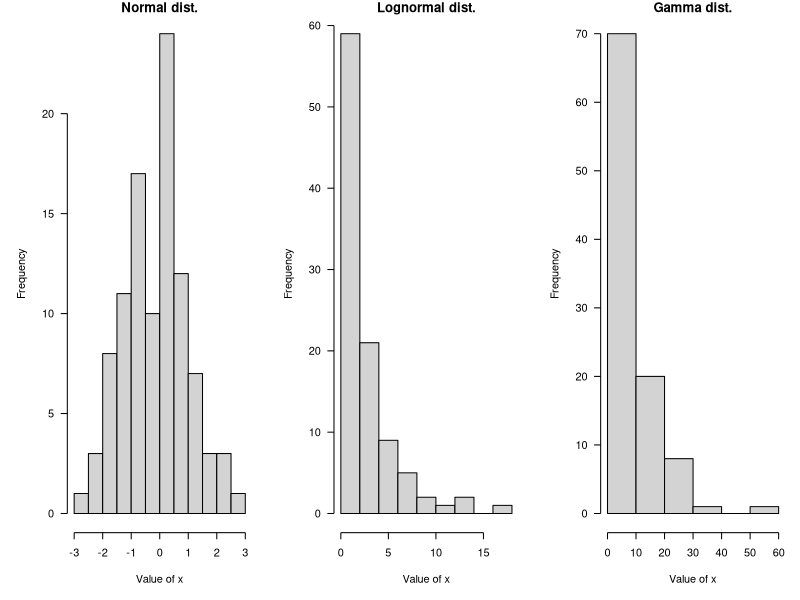
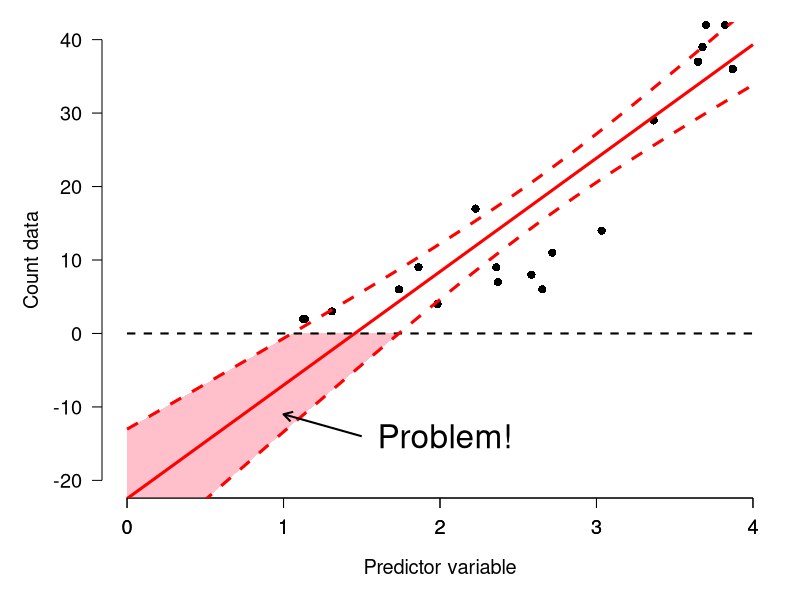
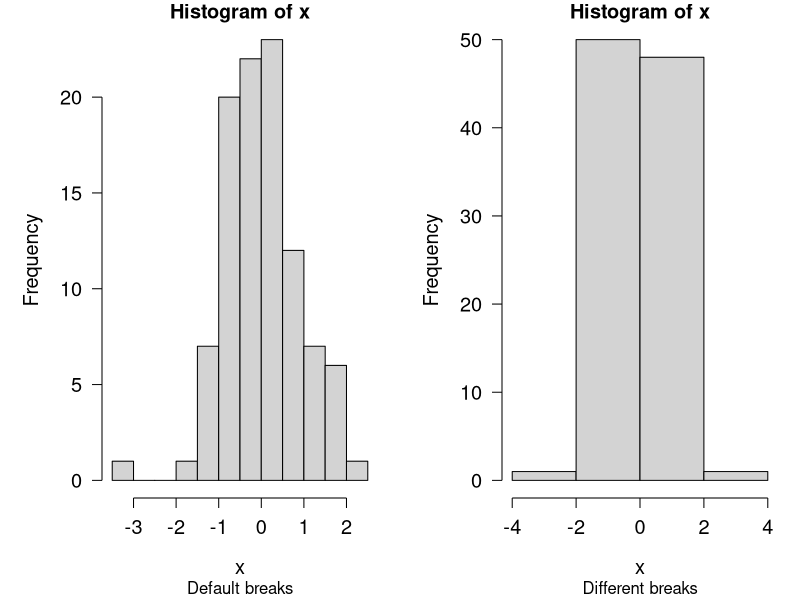
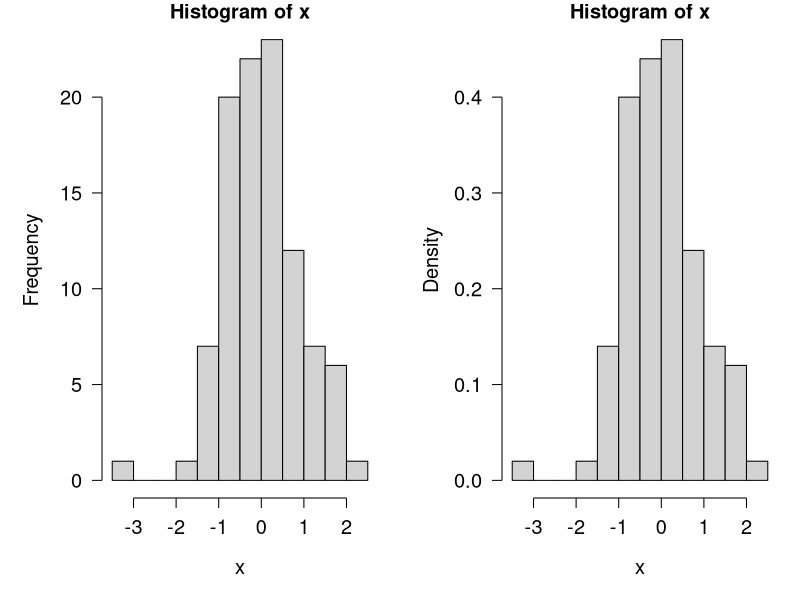
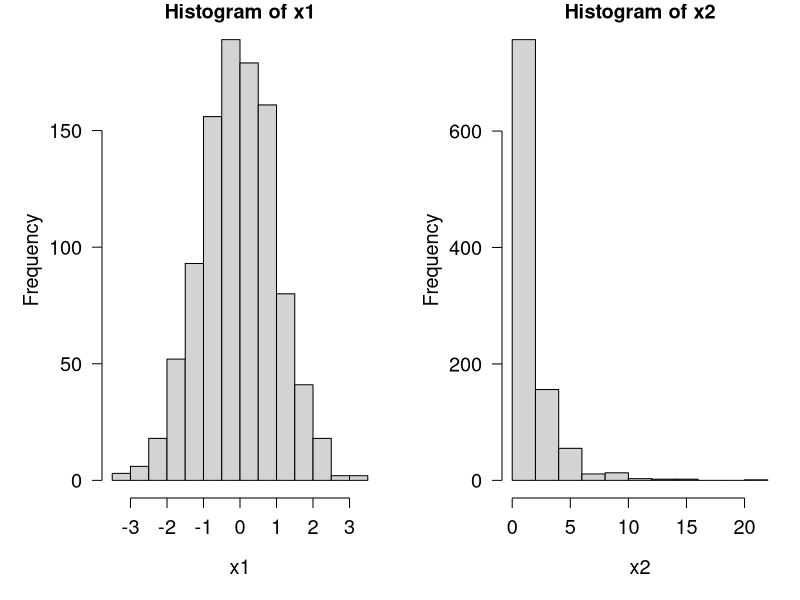
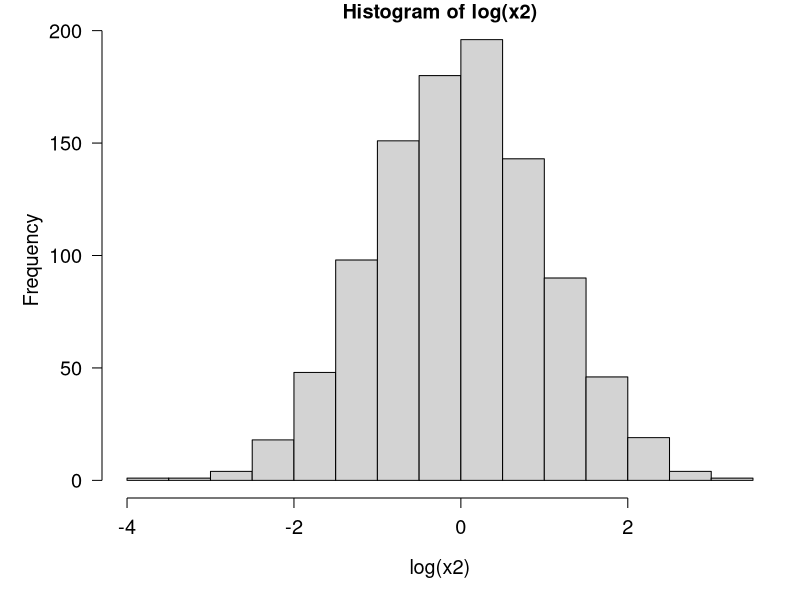
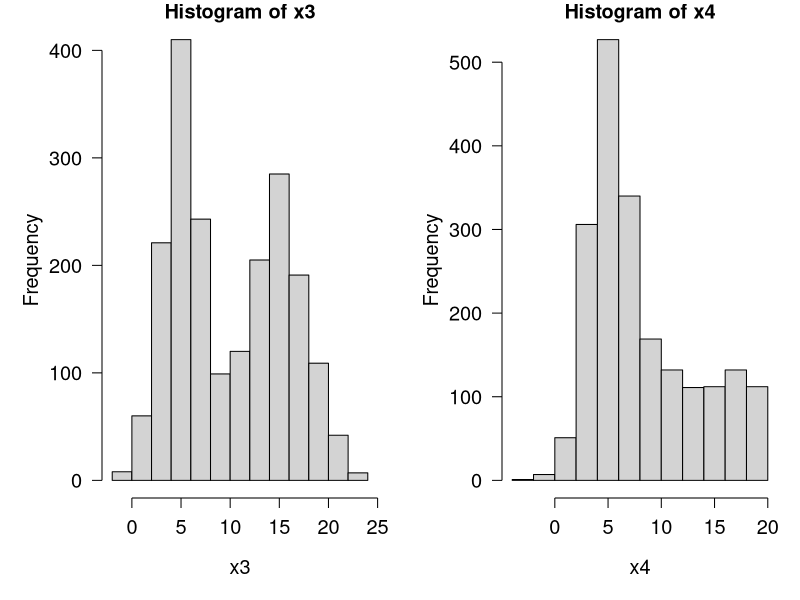
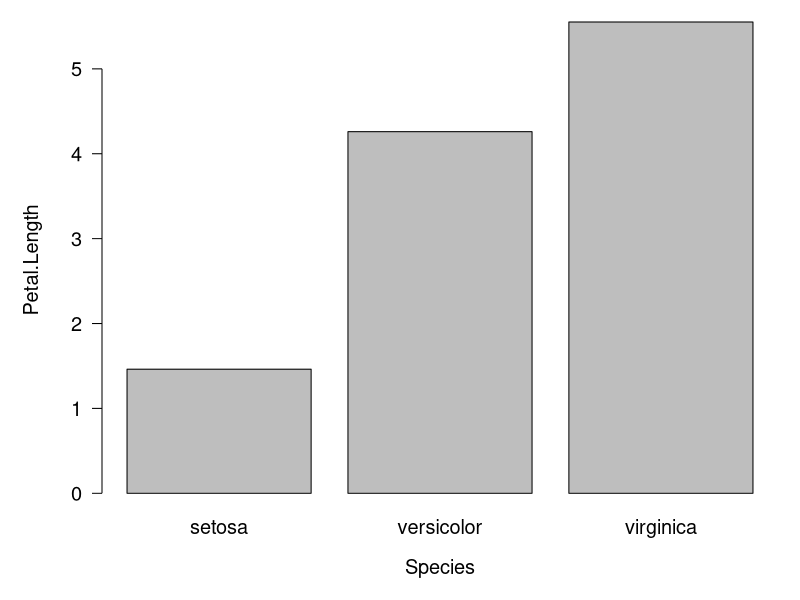

Recreate these plots in R, in order.
## ---- chunk 1
#| echo: FALSE
par(mfrow=c(1,3), mar=c(5.1, 5.1, 1.1, 1.1), bty="n", las=1, lend=1)
hist(rnorm(100), main="Normal dist.", xlab="Value of x")
hist(rlnorm(100, 0.5, 1), main="Lognormal dist.", xlab="Value of x")
hist(rgamma(100, 1, 0.1), main="Gamma dist.", xlab="Value of x")
par(mfrow=c(1,1))
## ---- chunk 2
#| echo: false
# illustration of linear models vs. count data
set.seed(123)
n <- 20
x <- runif(n, 1, 4)
y <- rpois(n, exp(0.02 + 0.97 * x))

mod <- lm(y~x)
px <- seq(0, 4, length=50)
pred <- predict(mod, newdata=data.frame(x=px), se.fit=TRUE)
lo <- qnorm(0.025, pred$fit, pred$se.fit)
up <- qnorm(0.975, pred$fit, pred$se.fit)
mn <- pred$fit

# find problem x values
z <- px[which(up <= 0 | lo <= 0)]
zlo <- lo[which(px %in% z)]
zup <- up[which(px %in% z)]

par(mfrow=c(1,1), mar=c(5.1, 5.1, 1.1, 1.1), bty="n",
    las=1, lend=1, cex.axis=1.2, cex.lab=1.2)
plot(x,y, xlim=c(0, 4), ylim=c(-20, 40),
     ylab="Count data", xlab="Predictor variable",
     pch=16, cex=1.1, xpd=NA)
polygon(x=c(z, rev(z)),
    y=c(pmin(0, zup), rev(pmin(0, zlo))),
    border=NA, col="pink", xpd=FALSE)
axis(side=1, at=0:4)
segments(0, 0, 4, 0, lty=2, lwd=2)
points(px, lo, type="l", lty=2, lwd=3, col="red")
points(px, up, type="l", lty=2, lwd=3, col="red")
points(px, mn, type="l", lwd=3, col="red")
arrows(1.5, -14, 1, -11, length=0.1, lwd=2)
text(1.6, -14, "Problem!", adj=0, cex=2)
## ---- chunk 3
x <- rnorm(100)

# 1 row, 2 column plot layout
par(mfrow=c(1,2))
hist(x, sub="Default breaks")
hist(x, breaks=seq(-4, 4, by=2), sub="Different breaks")
## ---- chunk 4
# reset plot layout to 1 x 1
par(mfrow=c(1,1))
## ---- chunk 5

par(mfrow=c(1,2))
hist(x)
hist(x, freq=FALSE)

# reset
par(mfrow=c(1,1))
## ---- chunk 6
x1 <- rnorm(1000)
x2 <- rlnorm(1000)

par(mfrow=c(1,2))
hist(x1)
hist(x2)

# reset
par(mfrow=c(1,1))
## ---- chunk 7
hist(log(x2))
## ---- chunk 8
x1 <- rnorm(1000, 5, 2)
x2 <- rnorm(1000, 15, 3)
x3 <- c(x1, x2)

x1 <- rnorm(1000, 5, 2)
x2 <- runif(1000, 3, 20)
x4 <- c(x1, x2)

par(mfrow=c(1,2))
hist(x3)
hist(x4)

# reset
par(mfrow=c(1,1))
## ---- chunk 9
# get means and SD of a y variable by species in iris
agg <- aggregate(Petal.Length~Species, data=iris, mean)
agg$sd <- aggregate(Petal.Length~Species,
                    data=iris, sd)$Petal.Length

# get x axis values
bar <- barplot(Petal.Length~Species, data=agg)
## ---- chunk 10
# make plot with second call
barplot(Petal.Length~Species, data=agg, ylim=c(0, 7))
segments(bar[,1], agg$Petal.Length, bar[,1], agg$Petal.Length+agg$sd)
## ---- chunk 11
boxplot(iris$Petal.Width)
## ---- chunk 12
boxplot(iris$Petal.Width,
        ylab="Petal width (cm)",
        ylim=c(0,3))
## ---- chunk 13
boxplot(iris$Petal.Width~iris$Species,
        xlab="Species",
        ylab="Petal.Width (cm)",
        ylim=c(0,3))
## ---- chunk 14
x <- iris
x$color <- c("red", "white") #made up variable

# group by species and color:
boxplot(Petal.Width~Species+color, data=x,
        ylab="Petal width (cm)", ylim=c(0,3))
## ---- chunk 15
# difference in order of grouping:
boxplot(Petal.Width~color+Species, data=x,
        ylab="Petal width (cm)", ylim=c(0,3))
## ---- chunk 16
boxplot(Petal.Width~Species+color, data=x,
        ylab="Petal width (cm)", ylim=c(0,3))
# add missing tick mark with axis()
axis(side=1, at=6, labels="virginica.white")
## ---- chunk 17
set.seed(42)
n <- 1e3
x1 <- runif(n, 3, 8)
x2 <- rnorm(n, 7, 4)
par(mfrow=c(1,2))
plot(ecdf(x1))
plot(ecdf(x2))
# add lines at 20th percentile:
abline(h=0.2, lty=2, col="red")
abline(v=quantile(x2, 0.2), lty=2, col="red")
## ---- chunk 18
set.seed(42)
n <- 1e3
x1 <- rpois(n, 3)   # Poisson 
x2 <- rgeom(n, 0.3) # geometric 
par(mfrow=c(1,2))
plot(ecdf(x1))
plot(ecdf(x2))
## ---- chunk 19
class(ecdf(rnorm(100)))
## ---- chunk 20
set.seed(123)
x <- rnorm(1e2, 20, 5)
e1 <- ecdf(x) # define function for CDF(x)
x1 <- 0:100  # define new x values at which to calculate CDF
y1 <- e1(x1) # calculate CDF at each new x
par(mfrow=c(1,1))
plot(x1, y1, type="s", lwd=2, col="blue2")
## ---- chunk 21
set.seed(123)
n <- 1e4
mu <- 20
sig <- 5
x4 <- rnorm(n, mu, sig)
x1 <- x4[sample(1:n, 10, replace=TRUE)]
x2 <- x4[sample(1:n, 100, replace=TRUE)]
x3 <- x4[sample(1:n, 1000, replace=TRUE)]

xseq <- seq(0, 40, length=100)
y1 <- ecdf(x1)(xseq)
y2 <- ecdf(x2)(xseq)
y3 <- ecdf(x3)(xseq)
yt <- pnorm(xseq, mu, sig)

plot(xseq, yt, type="l", lwd=6, xlab="x",
     ylab="(E)CDF = F(x)")
points(xseq, y1, type="l", lwd=2, col="red")
points(xseq, y2, type="l", lwd=2, col="blue2")
points(xseq, y3, type="l", lwd=2, col="green")
legend("topleft", 
    legend=c(expression(n==10), expression(n==100), 
             expression(n==1000), "True CDF"),
    lwd=c(2,2,2,6),
    col=c("red", "blue2", "green", "black"),
    bty="n", cex=1.2)
## ---- chunk 22
set.seed(123)
n <- 1e3
par(mfrow=c(2,2))
plot(density(rnorm(n,5,2)), main="Normal(5, 2)")
plot(density(rgamma(n, 3, 2)), main="Gamma(3, 2)")
plot(density(runif(n)), main="Uniform(0, 1)")
plot(density(rpois(n,4)), main="Poisson(4)")
## ---- chunk 23
par(mfrow=c(2,2))
plot(density(rnorm(n,5,2)), main="Normal(5, 2)")
plot(density(rgamma(n, 3, 2), from=0), main="Gamma(3, 2)")
plot(density(runif(n), from=0, to=1), main="Uniform(0, 1)")
plot(density(rpois(n,4), from=0), main="Poisson(4)")
## ---- chunk 24
# make some data
set.seed(42)
n <- 1e3
x1 <- rpois(n, 4)
x2 <- rbinom(n, 20, 0.4)
x3 <- rgeom(n, 0.3)
x4 <- rnbinom(n, 10, 0.1)

# plot cell counts:
par(mfrow=c(2,2))
plot(table(x1))
plot(table(x2))
plot(table(x3))
plot(table(x4))
## ---- chunk 25
par(mfrow=c(2,2))
plot(table(x1)/n, ylab="Empirical PMF")
plot(table(x2)/n, ylab="Empirical PMF")
plot(table(x3)/n, ylab="Empirical PMF")
plot(table(x4)/n, ylab="Empirical PMF")
## ---- chunk 26
# compare to true PMF:
v1 <- 0:max(x1)
v2 <- 0:max(x2)
v3 <- 0:max(x3)
v4 <- 0:max(x4)
y1 <- dpois(v1, 4)
y2 <- dbinom(v2, 20, 0.4)
y3 <- dgeom(v3, 0.3)
y4 <- dnbinom(v4, 10, 0.1)

par(mfrow=c(2,2))
plot(table(x1)/n)
points(v1, y1, type="l", col="red", lwd=2)
plot(table(x2)/n)
points(v2, y2, type="l", col="red", lwd=2)
plot(table(x3)/n)
points(v3, y3, type="l", col="red", lwd=2)
plot(table(x4)/n)
points(v4, y4, type="l", col="red", lwd=2)
## ---- chunk 27
#| echo: false
#| fig.width: 8
#| height: 7
#| fig.align: "center"

set.seed(123)
sigma <- 2
n <- 25
x1 <- 1:20
x2 <- runif(n, 1, 20)
y1 <- 3.2 + 1.2*x1
y2 <- exp(0.001 + 2.1*log(x1))
y3 <- (5*x1)/(5+x1)
y4 <- 7/(1+exp(-(0.5)*(x1-10)))
y5 <- -0.74*(x1-10)^2
y6 <- 4 + 2.1*sin(x1/3)

par(mfrow=c(2,3), mar=c(5.1, 5.1, 1.1, 1.1), bty="n", lend=1, las=1,
    cex.axis=1.3, cex.lab=1.3)
plot(x1, y1, type="l", lwd=3, xlab="X", ylab="Y", main="Linear", xaxt="n", xlim=c(0, 20))
axis(side=1, at=seq(0, 20, by=5))
plot(x1, y2, type="l", lwd=3, xlab="X", ylab="Y", main="Exponential", xaxt="n", xlim=c(0, 20))
axis(side=1, at=seq(0, 20, by=5))
plot(x1, y3, type="l", lwd=3, xlab="X", ylab="Y", main="Michaelis-Menten", xaxt="n", xlim=c(0, 20))
axis(side=1, at=seq(0, 20, by=5))
plot(x1, y4, type="l", lwd=3, xlab="X", ylab="Y", main="Logistic", xaxt="n", xlim=c(0, 20))
axis(side=1, at=seq(0, 20, by=5))
plot(x1, y5, type="l", lwd=3, xlab="X", ylab="Y", main="Quadratic", xaxt="n", xlim=c(0, 20))
axis(side=1, at=seq(0, 20, by=5))
plot(x1, y6, type="l", lwd=3, xlab="X", ylab="Y", main="Sinusoidal", xaxt="n", xlim=c(0, 20))
axis(side=1, at=seq(0, 20, by=5))
## ---- chunk 28
plot(iris$Petal.Width,iris$Petal.Length)
## ---- chunk 29
plot(iris$Petal.Width,iris$Petal.Length,
    xlab="Petal width (cm)",             # x label
    ylab="Petal Length (cm)",            # y label
    xlim=c(0,3),                         # x axis limits
    ylim=c(0,8),                         # y axis limits
    main="Petal length vs. petal width"  # plot title
)#plot
## ---- chunk 30
# method 1: ifelse()
iris$color <- ifelse(iris$Species == "setosa", "black", 
    ifelse(iris$Species == "versicolor", "red", "blue"))

plot(iris$Petal.Width,iris$Petal.Length,
	col=iris$color, # color by species
	pch=16       # solid dots	
)
legend("bottomright", 
    legend=c("Setosa", "Versicolor", "Virginica"),
    pch=16, col=c("black", "red", "blue"))
## ---- chunk 31
# method 2: match()
####  recommended method ####

## get the species names
spps <- sort(unique(iris$Species))

## vector of colors
## can also use rainbow() or colorbrewer2.
cols <- c("blue", "yellow", "purple")

## assign names to colors
names(cols) <- spps

## assign to data frame
iris$color <- cols[iris$Species]

## use the new colors in a plot:
plot(iris$Petal.Width,iris$Petal.Length,
	col=iris$color, # color by species
	pch=16      # solid dots	
)
legend("bottomright", legend=spps, pch=16, col=cols)
## ---- chunk 32
# method 3: names()
spps <- sort(unique(iris$Species))
shps <- c(15, 16, 17)
names(shps) <- spps
iris$pch <- shps[iris$Species]

plot(iris$Petal.Width,iris$Petal.Length,
     pch=iris$pch, col=iris$color)
legend("bottomright", legend=spps, pch=shps, col=cols)
## ---- chunk 33
plot(iris$Petal.Width,iris$Petal.Length,
     pch=iris$pch, col=iris$color)
legend("bottomright", legend=spps, pch=shps, col=cols)
text(1.5, 5, "Flowers!", cex=4, col="red")
## ---- chunk 34
# remake without the offending text:
plot(iris$Petal.Width,iris$Petal.Length,
     pch=iris$pch, col=iris$color)
legend("bottomright", legend=spps, pch=shps, col=cols)
## ---- chunk 35
plot(iris$Petal.Length~iris$Sepal.Length,
	xlab="Sepal length (cm)",
	ylab="Petal length (cm)",
     xlim=c(0,8),ylim=c(0,8))
## ---- chunk 36
par(mar=c(4.1, 4.1, 1.1, 1.1),  # margin sizes
    bty="n",                    # no box around plot
    las=1,                      # axis labels in reading
                                # direction
    mgp=c(2.25, 1,0),           # position of axis components
    cex.axis=1.2,               # size of axis numbers
    cex.lab=1.2)                # size of axis titles
plot(iris$Petal.Length~iris$Sepal.Length,
	xlab="Sepal length (cm)",
	ylab="Petal length (cm)",
     xlim=c(0,8),ylim=c(0,8))
## ---- chunk 37
par(mfrow=c(2,2),           # layout
    mar=c(4.1,4.1,1.1,1.1), # margin sizes
    bty="n",                # no box around plot
    las=1,                  # rotate axis text
    cex.axis=1.2,           # axis text size
    cex.lab=1.2)            # label text size
hist(iris$Petal.Length, main="Plot 1")
hist(iris$Petal.Width, main="Plot 2")
hist(iris$Sepal.Length, main="Plot 3")
hist(iris$Sepal.Width, main="Plot 4")
## ---- chunk 38
par(mfrow=c(2,1),           # layout
    mar=c(4.1,4.1,1.1,1.1), # margin sizes
    bty="n",                # no box around plot
    las=1,                  # rotate axis text
    cex.axis=1.2,           # axis text size
    cex.lab=1.2)            # label text size
plot(iris$Petal.Length, iris$Sepal.Length)
plot(iris$Petal.Length, iris$Sepal.Width)
## ---- chunk 39
par(mfrow=c(1,2),           # layout
    mar=c(4.1,4.1,1.1,1.1), # margin sizes
    bty="n",                # no box around plot
    las=1,                  # rotate axis text
    cex.axis=1,           # axis text size
    cex.lab=1)            # label text size
plot(iris$Petal.Width, iris$Petal.Length)
boxplot(iris$Petal.Length~iris$Species)
## ---- chunk 40
# example with X and Y axes not aligned:
d1 <- iris[which(iris$Species == "setosa"),]
d2 <- iris[which(iris$Species == "versicolor"),]

par(mfrow=c(2,1))
plot(d1$Petal.Length, d1$Sepal.Length)
plot(d2$Petal.Length, d2$Sepal.Length)
## ---- chunk 41
# same plot but with axes lined up:
par(mfrow=c(2,1))
plot(d1$Petal.Length, d1$Sepal.Length, xlim=c(0,6), ylim=c(0,8))
plot(d2$Petal.Length, d2$Sepal.Length, xlim=c(0,6), ylim=c(0,8))
## ---- chunk 42
n <- 1e3

# legend in first panel:
par(mfrow=c(1,3))
hist(rnorm(n))
legend("topleft", legend="Data", fill="lightgrey")
hist(rnorm(n))
hist(rnorm(n))
## ---- chunk 43
# legend in second panel (note where legend() is):
par(mfrow=c(1,3))
hist(rnorm(n))
hist(rnorm(n))
legend("topright", legend="Data", fill="lightgrey")
hist(rnorm(n))
## ---- chunk 44
# load some data
data(crabs, package="MASS")

# make a spare copy
x <- crabs

# define columns for scatterplot matrix
dat.cols <- 4:8

# make scatterplot matrix
pairs(x[,dat.cols])
## ---- chunk 45
# define a function to add correlation coefficients
# borrowed from ?pairs
panel.cor <- function(x, y, digits = 2, prefix = "", cex.cor, ...)
{
    #usr <- par("usr"); on.exit(par(usr))
    par(usr = c(0, 1, 0, 1))
    r <- cor(x, y)
    txt <- format(c(r, 0.123456789), digits = digits)[1]
    txt <- paste0(prefix, txt)
    if(missing(cex.cor)) cex.cor <- 0.8/strwidth(txt)
    text(0.5, 0.5, txt, cex = 2*abs(r))
}

# example of use:
pairs(x[,dat.cols], 
      lower.panel=panel.smooth,
      upper.panel=panel.cor, gap=0)
## ---- chunk 46
panel.cor2 <- function(x, y, digits = 2, prefix = "", cex.cor, ...)
{
    par(usr = c(0, 1, 0, 1))
    r <- cor(x, y, method="spearman")## changed here!
    txt <- format(c(r, 0.123456789), digits = digits)[1]
    txt <- paste0(prefix, txt)
    if(missing(cex.cor)) cex.cor <- 0.8/strwidth(txt)
    text(0.5, 0.5, txt, cex = 2*abs(r))
}

# example of use:
# (might return warnings but these are ok)
pairs(x[,dat.cols], 
      lower.panel=panel.smooth,
      upper.panel=panel.cor2, gap=0)
## ---- chunk 47
library(vegan)
## ---- chunk 48
# get data and make a spare copy
data(varespec)
x <- varespec

# identify the variables with most variance
vx <- rev(sort(apply(x, 2, var)))
x <- x[,names(vx)[1:10]]

# calculate PCA and plot it
p1 <- pca(x, scale=TRUE)
biplot(p1)
## ---- chunk 49
summary(p1)
## ---- chunk 50
scores(p1, choices = 1:4, display = "species", scaling = 0)
## ---- chunk 51
# load some data
data(crabs, package="MASS")

# make a spare copy
x <- crabs

# fit the PCA on the numerical variables
p1 <- pca(x[,4:8], scale=TRUE)

# extract the "scores": coordinates on PC axes
site.scores <- scores(p1, choices=1:2,
                      display="sites", scaling="sites")

# define some colors for sex
use.colors <- c("red", "blue")
names(use.colors) <- sort(unique(x$sex))
x$color <- use.colors[x$sex]

# define some shapes for species
use.pch <- c(2,1)
names(use.pch) <- sort(unique(x$sp))
x$pch <- use.pch[x$sp]

# build the plot
par(mfrow=c(1,1))
plot(site.scores, col=x$color, pch=x$pch,
     xlab="PC1 (95.8%)", ylab="PC2 (3.0%)")
legend("topleft",
       legend=c("B female", "B male", "O female", "O male"),
       pch=c(2, 2, 1, 1),
       col=c("red", "blue", "red", "blue"))
